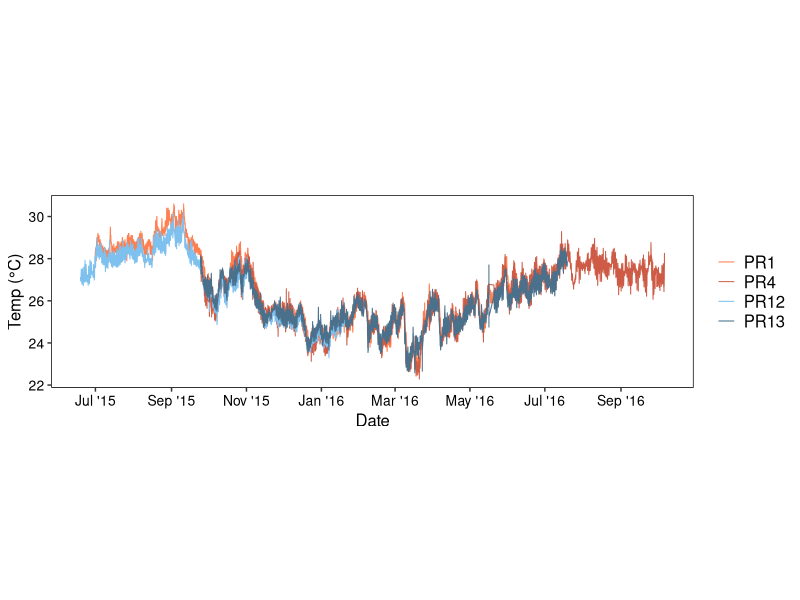
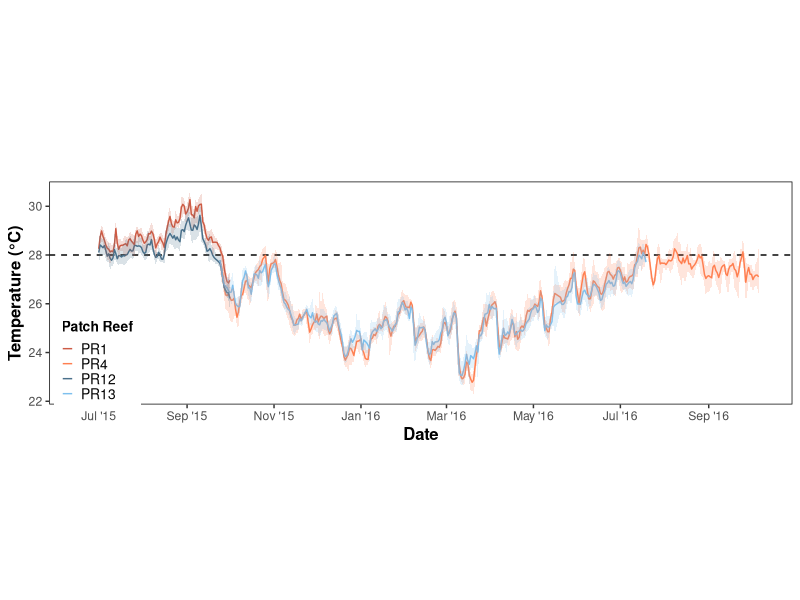
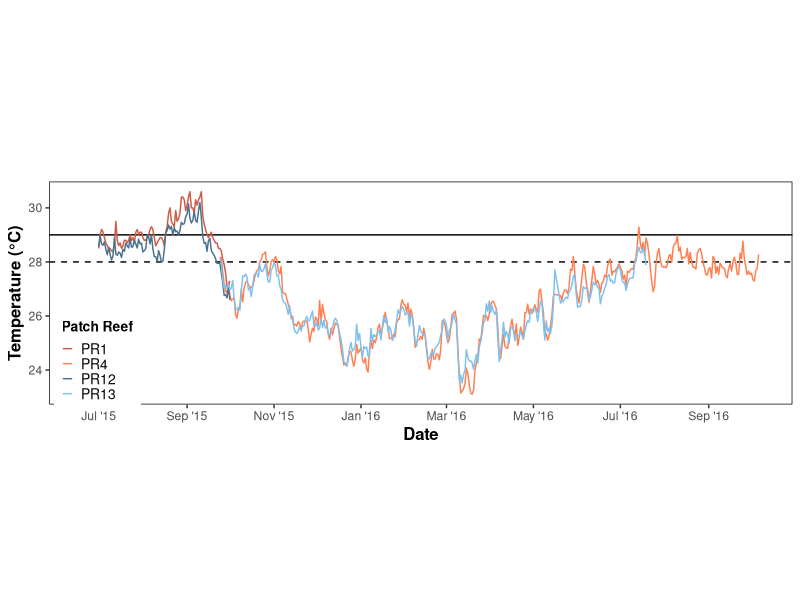
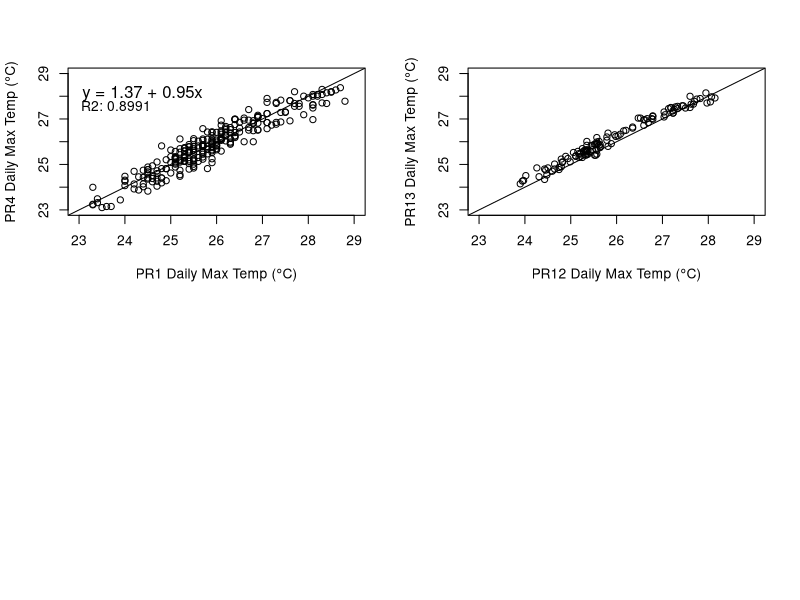

The R script that drew these images, in order: (Note: this script raises an error after producing the figures.)
# Set working directory and load necessary packages
setwd("~/Box/Barott lab/Data/RTE2016/B-NB Temp")
library(readr)
library(lubridate)
library(dplyr)
library(reshape2)
library(ggplot2)
library(scales)

# Import data
U22 <- read_csv("U22 Corrected.csv") 
Coconut <- read_csv("Mokuoloe1612480NOAA_July2015_2016.csv")
A12 <- read_csv("12A.csv")
B12 <- read_csv("12B.csv")

# Rename columns
names(U22) <- c("Date", "Time", "Time24", "InnerBay", "OuterBay")
names(Coconut) <- c("Date", "Time", "Time24", "InnerBay")
names(A12) <- c("Date", "Time", "Time24", "TempF", "TempC", "CorTempC")
names(B12) <- c("Date", "Time", "Time24", "TempF", "TempC", "CorTempC")

# Convert time to time format
U22$newTime <- as.POSIXct(U22$Time24, format = "%H:%M") 
U22$TimeFinal <- format(U22$newTime, "%H:%M") 
Coconut$newTime <- as.POSIXct(Coconut$Time24, format = "%H:%M") 
Coconut$TimeFinal <- format(Coconut$newTime, "%H:%M")
A12$newTime <- as.POSIXct(A12$Time24, format = "%H:%M") 
A12$TimeFinal <- format(A12$newTime, "%H:%M")
B12$newTime <- as.POSIXct(B12$Time24, format = "%H:%M") 
B12$TimeFinal <- format(B12$newTime, "%H:%M")

# Convert date to date format
U22$newDate <- as.Date(U22$Date, format = "%m/%d/%y")
Coconut$newDate <- as.Date(Coconut$Date, format = "%m/%d/%y")
A12$newDate <- as.Date(A12$Date, format = "%m/%d/%y")
B12$newDate <- as.Date(B12$Date, format = "%m/%d/%y")

# Merge date and time
U22$dttm <- as.POSIXct(paste(U22$newDate, U22$TimeFinal), format="%Y-%m-%d %H:%M") 
U22$dttm <- as_datetime(U22$dttm, tz = "America/New_York") 
Coconut$dttm <- as.POSIXct(paste(Coconut$newDate, Coconut$TimeFinal), format="%Y-%m-%d %H:%M") 
Coconut$dttm <- as_datetime(Coconut$dttm, tz = "America/New_York")  
A12$dttm <- as.POSIXct(paste(A12$newDate, A12$TimeFinal), format="%Y-%m-%d %H:%M") 
A12$dttm <- as_datetime(A12$dttm, tz = "America/New_York") 
B12$dttm <- as.POSIXct(paste(B12$newDate, B12$TimeFinal), format="%Y-%m-%d %H:%M") 
B12$dttm <- as_datetime(B12$dttm, tz = "America/New_York") 

# Assign group to continuous data
TimeDiff <- difftime(U22$dttm, lag(U22$dttm, default = U22$dttm[1]), units = "days")
U22$grp <- cumsum(ifelse(TimeDiff>2,1,0))
TimeDiff <- difftime(Coconut$dttm, lag(Coconut$dttm, default = Coconut$dttm[1]), units = "days")
Coconut$grp <- cumsum(ifelse(TimeDiff>2,1,0))
TimeDiff <- difftime(A12$dttm, lag(A12$dttm, default = A12$dttm[1]), units = "days")
A12$grp <- cumsum(ifelse(TimeDiff>2,1,0))
TimeDiff <- difftime(B12$dttm, lag(B12$dttm, default = B12$dttm[1]), units = "days")
B12$grp <- cumsum(ifelse(TimeDiff>2,1,0))

# Combine dataframes
AllLogs <- merge(merge(merge(Coconut, U22, by = "dttm", all = TRUE), A12, by = "dttm", all = TRUE), B12, by = "dttm", all = TRUE)
AllLogs <- AllLogs[ ,c(1,5,8:9,13:14,17:18,24,27:28,34,37:38)]
names(AllLogs) <- c("dttm", "PR1", "PR1Date", "PR1Group", "PR4", "PR13", "PR4Date", "PR4Group", "PR12", "PR12Date", "PR12Group", "B12", "B12Date", "B12Group")

# Structure data
Sub <- dplyr::select(AllLogs, dttm, PR1, PR4, PR12, PR13)
MeltSub <- melt(Sub, id.vars = c("dttm"))
MeltSub <- na.omit(MeltSub)

# Plot all hourly data
png("AllTemp.png", width = 200, height = 80, units = "mm", res = 500)
ggplot(MeltSub, aes(x = dttm, color = variable)) + 
  geom_line(aes(y = value), size = 0.35) +
  scale_color_manual(values = c("PR1" = "coral", "PR4" = "coral3", "PR12" = "skyblue2", "PR13" = "skyblue4")) +
  scale_x_datetime(labels = date_format("%b '%y"), date_breaks = "2 months") +
  theme(aspect.ratio = .3, axis.text=element_text(size=10, color = "black"), axis.title=element_text(size=12, color = "black"),
        panel.grid.major = element_blank(), panel.grid.minor = element_blank(), panel.background = element_blank(), 
        panel.border = element_rect(fill = NA), legend.title = element_blank(), legend.key = element_blank(), 
        legend.text = element_text(size = 12, color = "black"), legend.position = "right", legend.key.size = unit(0.5, "cm")) +
  scale_fill_manual(values=alpha(c("coral", "coral3", "skyblue2", "skyblue4")), name = "Patch Reef") + 
  labs(y = "Temp (°C)", x = "Date", color = "Patch Reef", title = "")
dev.off()

# All data daily mean +/- max and min
U22Mean <- cbind(aggregate(AllLogs$PR4, by=AllLogs["PR4Date"], FUN=mean, na.rm = TRUE), aggregate(AllLogs$PR4, by=AllLogs["PR4Date"], FUN=max, na.rm = TRUE), aggregate(AllLogs$PR4, by=AllLogs["PR4Date"], FUN=min, na.rm = TRUE),
                 aggregate(AllLogs$PR13, by=AllLogs["PR4Date"], FUN=mean, na.rm = TRUE), aggregate(AllLogs$PR13, by=AllLogs["PR4Date"], FUN=max, na.rm = TRUE), aggregate(AllLogs$PR13, by=AllLogs["PR4Date"], FUN=min, na.rm = TRUE))
U22Mean <- U22Mean[ ,c(1:2,4,6,8,10,12)]
names(U22Mean) <- c("Date", "PR4", "PR4Max", "PR4Min", "PR13", "PR13Max", "PR13Min")
HIMBMean <- cbind(aggregate(AllLogs$PR1, by=AllLogs["PR1Date"], FUN=mean, na.rm = TRUE), aggregate(AllLogs$PR1, by=AllLogs["PR1Date"], FUN=max, na.rm = TRUE), aggregate(AllLogs$PR1, by=AllLogs["PR1Date"], FUN=min, na.rm = TRUE))
HIMBMean <- HIMBMean[ ,c(1:2,4,6)]
names(HIMBMean) <- c("Date", "PR1", "PR1Max", "PR1Min")
A12Mean <- cbind(aggregate(AllLogs$PR12, by=AllLogs["PR12Date"], FUN=mean, na.rm = TRUE), aggregate(AllLogs$PR12, by=AllLogs["PR12Date"], FUN=max, na.rm = TRUE), aggregate(AllLogs$PR12, by=AllLogs["PR12Date"], FUN=min, na.rm = TRUE))
A12Mean <- A12Mean[ ,c(1:2,4,6)]
names(A12Mean) <- c("Date", "PR12", "PR12Max", "PR12Min")
AllMean <- merge(merge(HIMBMean, U22Mean, by = "Date", all = TRUE), A12Mean, by = "Date", all = TRUE)
is.na(AllMean) <- do.call(cbind,lapply(AllMean, is.infinite))

# Structure data
MeanSub <- dplyr::select(AllMean, Date, PR1, PR4, PR12, PR13)
MeanMelt <- melt(MeanSub, id.vars = c("Date"))
MeanMelt <- na.omit(MeanMelt)

MaxSub <- dplyr::select(AllMean, Date, PR1Max, PR4Max, PR12Max, PR13Max)
MaxMelt <- melt(MaxSub, id.vars = c("Date"))
MaxMelt <- na.omit(MaxMelt)

MinSub <- dplyr::select(AllMean, Date, PR1Min, PR4Min, PR12Min, PR13Min)
MinMelt <- melt(MinSub, id.vars = c("Date"))
MinMelt <- na.omit(MinMelt)

MeanMelt <- cbind(MeanMelt, MaxMelt, MinMelt)
MeanMelt <- MeanMelt[ ,c(1:3,6,9)]
names(MeanMelt) <- c("Date", "PR", "Mean", "Max", "Min")

# Ignore PR1/PR12 after 10-1 
MeanMelt <- subset(MeanMelt, Date >= "2015-07-01")
MeanMelt$Mean <- ifelse(MeanMelt$Date > "2015-10-01" & MeanMelt$PR == "PR1", NA, MeanMelt$Mean)
MeanMelt$Mean <- ifelse(MeanMelt$Date > "2015-10-01" & MeanMelt$PR == "PR12", NA, MeanMelt$Mean)
MeanMelt$Max <- ifelse(MeanMelt$Date > "2015-10-01" & MeanMelt$PR == "PR1", NA, MeanMelt$Max)
MeanMelt$Max <- ifelse(MeanMelt$Date > "2015-10-01" & MeanMelt$PR == "PR12", NA, MeanMelt$Max)
MeanMelt$Min <- ifelse(MeanMelt$Date > "2015-10-01" & MeanMelt$PR == "PR1", NA, MeanMelt$Min)
MeanMelt$Min <- ifelse(MeanMelt$Date > "2015-10-01" & MeanMelt$PR == "PR12", NA, MeanMelt$Min)

# Plot Daily Mean
png("MeanTemp.png", width = 200, height = 80, units = "mm", res = 500)
ggplot(MeanMelt, aes(x = Date, color = PR)) + 
  geom_hline(yintercept = 28, linetype = "dashed") +
  geom_line(aes(y = Mean), size = 0.5) +
  geom_ribbon(aes(ymin = Min, ymax = Max, fill = PR), alpha = 0.2, linetype = "blank") +
  scale_color_manual(values = c("PR1" = "coral3", "PR4" = "coral", "PR12" = "skyblue4", "PR13" = "skyblue2")) +
  scale_x_date(labels = date_format("%b '%y"), date_breaks = "2 months", limits = as.Date(c("2015-06-20", "2016-10-06"))) + 
  theme(aspect.ratio = .3, axis.title=element_text(size=12, color = "black", face = "bold"),
        panel.grid.major = element_blank(), panel.grid.minor = element_blank(), panel.background = element_blank(), 
        panel.border = element_rect(fill = NA), legend.title = element_text(size = 10, color = "black", face = "bold"), legend.key = element_blank(), 
        legend.text = element_text(size = 10, color = "black"), legend.position = c(0.065, 0.2), legend.key.size = unit(0.3, "cm")) +
  scale_fill_manual(values=alpha(c("coral3", "coral", "skyblue4", "skyblue2")), name = "Patch Reef") + 
  labs(y = "Temperature (°C)", x = "Date", color = "Patch Reef", title = "") +
  guides(color=guide_legend(override.aes=list(fill=NA)))
dev.off()

# plot Daily Max
png("MaxTemp.png", width = 200, height = 80, units = "mm", res = 500)
ggplot(MeanMelt, aes(x = Date, color = PR)) + 
  geom_hline(yintercept = 28, linetype = "dashed") +
  geom_hline(yintercept = 29) +
  geom_line(aes(y = Max), size = 0.5) +
  scale_color_manual(values = c("PR1" = "coral3", "PR4" = "coral", "PR12" = "skyblue4", "PR13" = "skyblue2")) +
  scale_x_date(labels = date_format("%b '%y"), date_breaks = "2 months", limits = as.Date(c("2015-06-20", "2016-10-06"))) + 
  scale_y_continuous(breaks = c(24,26,28,30)) +
  theme(aspect.ratio = .3, axis.title=element_text(size=12, color = "black", face = "bold"),
        panel.grid.major = element_blank(), panel.grid.minor = element_blank(), panel.background = element_blank(), 
        panel.border = element_rect(fill = NA), legend.title = element_text(size = 10, color = "black", face = "bold"), legend.key = element_blank(), 
        legend.text = element_text(size = 10, color = "black"), legend.position = c(0.065, 0.2), legend.key.size = unit(0.3, "cm")) +
  scale_fill_manual(values=alpha(c("coral3", "coral", "skyblue4", "skyblue2")), name = "Patch Reef") + 
  labs(y = "Temperature (°C)", x = "Date", color = "Patch Reef", title = "") +
  guides(color=guide_legend(override.aes=list(fill=NA)))
dev.off()

##### Stats ##### 
## BLEACH 
BleachMean <- subset(MeanMelt, Date <= "2015-10-01" & Date >= "2015-07-01")
BleachMean$Range <- BleachMean$Max - BleachMean$Min

BleachStats <- cbind(aggregate(BleachMean$Mean, by = BleachMean["PR"], FUN = mean, na.rm = TRUE),
                     aggregate(BleachMean$Max, by = BleachMean["PR"], FUN = mean, na.rm = TRUE),
                     aggregate(BleachMean$Min, by = BleachMean["PR"], FUN = mean, na.rm = TRUE),
                     aggregate(BleachMean$Mean, by = BleachMean["PR"], FUN = sd, na.rm = TRUE),
                     aggregate(BleachMean$Range, by = BleachMean["PR"], FUN = mean, na.rm = TRUE))
BleachStats <- BleachStats[, c(1:2,4,6,8,10)]
names(BleachStats) <- c("Reef", "Mean", "Max", "Min", "SD", "Range")

sum(BleachMean$Max >= 29 & BleachMean$PR == "PR1") # 46
sum(BleachMean$Max >= 29 & BleachMean$PR == "PR12") # 24

## RECOVERY 
Recov <- subset(MeanMelt, Date >= "2015-11-01" & Date <= "2016-02-01")
Recov$Range <- Recov$Max - Recov$Min

RecovStats <- cbind(aggregate(Recov$Mean, by = Recov["PR"], FUN = mean, na.rm = TRUE),
                     aggregate(Recov$Max, by = Recov["PR"], FUN = mean, na.rm = TRUE),
                     aggregate(Recov$Min, by = Recov["PR"], FUN = mean, na.rm = TRUE),
                     aggregate(Recov$Mean, by = Recov["PR"], FUN = sd, na.rm = TRUE),
                     aggregate(Recov$Range, by = Recov["PR"], FUN = mean, na.rm = TRUE))
RecovStats <- RecovStats[, c(1:2,4,6,8,10)]
names(RecovStats) <- c("Reef", "Mean", "Max", "Min", "SD", "Range")

# DHW
## PR1
Bleach <- subset(AllLogs, dttm <= "2015-10-01" & dttm >= "2015-07-01" & PR1 != "NA")
Bleach$Stress <- Bleach$PR1-28
DHWPR128 <- subset(Bleach, Stress >= 1)
DHWPR128$Stress <- floor(DHWPR128$Stress)
sum(DHWPR128$Stress)/168 # 5.839286 

## PR12
Bleach$Stress3 <- Bleach$PR12-28
DHWPR1228 <- subset(Bleach, Stress3 >= 1)
DHWPR1228$Stress3 <- floor(DHWPR1228$Stress3)
sum(DHWPR1228$Stress3)/168 # 1.77381 

# Mean daily max - Bleach
Bleach <- subset(AllMean, Date <= "2015-10-01" & Date >= "2015-07-01" & PR1 != "NA")
shapiro.test(Bleach$PR1Max) # p = 0.00087 < 0.05 -> non-normal
shapiro.test(Bleach$PR12Max) # p = 0.003879 < 0.05 -> non-normal
var.test(Bleach$PR1Max, Bleach$PR12Max) # p = 0.9523 > 0.05 -> equal variances
t.test(Bleach$PR1Max, Bleach$PR12Max, var.equal = T) # p = 4.599e-05 -> sig 
wilcox.test(Bleach$PR1Max, Bleach$PR12Max) # p = 1.477e-05 -> sig

# Mean daily min - Bleach
shapiro.test(Bleach$PR1Min) # p = 0.006793 < 0.05 -> non-normal
shapiro.test(Bleach$PR12Min) # p = 5.222e-05 < 0.05 -> non-normal
var.test(Bleach$PR1Min, Bleach$PR12Min) # p = .1464 > 0.05 -> equal variances
t.test(Bleach$PR1Min, Bleach$PR12Min, var.equal = T) # p = 3.828e-07 -> sig 
wilcox.test(Bleach$PR1Min, Bleach$PR12Min) # p = 5.449e-08 -> sig

# Mean daily range - Bleach
Bleach$PR1Range <- Bleach$PR1Max - Bleach$PR1Min
shapiro.test(Bleach$PR1Range) # p = 0.01125 > 0.05 -> normal
Bleach$PR12Range <- Bleach$PR12Max - Bleach$PR12Min
shapiro.test(Bleach$PR12Range) # p = 0.1532 > 0.05 -> normal
var.test(Bleach$PR1Range, Bleach$PR12Range) # p = 0.001481 < 0.05 -> non-equal variances
t.test(Bleach$PR1Range, Bleach$PR12Range, var.equal = F) # p = 0.03722 -> not sig 
wilcox.test(Bleach$PR1Range, Bleach$PR12Range) # p = 0.1188 -> not sig

# Mean daily max - Recov
Recov <- subset(AllMean, Date >= "2015-11-01" & Date <= "2016-02-01")
shapiro.test(Recov$PR1Max) # p = 5.508e-05 < 0.05 -> non-normal
shapiro.test(Recov$PR12Max) # p = 2.77e-05 < 0.05 -> non-normal
var.test(Recov$PR1Max, Recov$PR12Max) # p = 0.162 > 0.05 -> equal variances
t.test(Recov$PR1Max, Recov$PR12Max, var.equal = T) # p = 0.04698 -> not sig 
wilcox.test(Recov$PR1Max, Recov$PR12Max) # p = 0.02185 -> not sig
shapiro.test(Recov$PR4Max) # p = 0.001465 < 0.05 -> non-normal
shapiro.test(Recov$PR13Max) # p = 0.0008875 < 0.05 -> non-normal
var.test(Recov$PR4Max, Recov$PR13Max) # p = 0.02918 > 0.05 -> equal variances
t.test(Recov$PR4Max, Recov$PR13Max, var.equal = T) # p = 0.8119 -> not sig 
wilcox.test(Recov$PR4Max, Recov$PR13Max) # p = 0.5906 -> not sig

# Mean daily min - Recov
shapiro.test(Recov$PR1Min) # p = 0.000138 < 0.05 -> non-normal
shapiro.test(Recov$PR12Min) # p = 5.078e-05 < 0.05 -> non-normal
var.test(Recov$PR1Min, Recov$PR12Min) # p = 0.3962 > 0.05 -> equal variances
t.test(Recov$PR1Min, Recov$PR12Min, var.equal = T) # p = 0.04819 -> not sig 
wilcox.test(Recov$PR1Min, Recov$PR12Min) # p = 0.01969 -> not sig
shapiro.test(Recov$PR4Min) # p = 0.0005599 < 0.05 -> non-normal
shapiro.test(Recov$PR13Min) # p = 0.000358 < 0.05 -> non-normal
var.test(Recov$PR4Min, Recov$PR13Min) # p = 0.1416 > 0.05 -> equal variances
t.test(Recov$PR4Min, Recov$PR13Min, var.equal = T) # p = 0.2608 -> not sig 
wilcox.test(Recov$PR4Min, Recov$PR13Min) # p = 0.2152 -> not sig

# Mean daily range - Recov
Recov$PR1Range <- Recov$PR1Max - Recov$PR1Min
shapiro.test(Recov$PR1Range) # p = 0.09899 > 0.05 -> normal
Recov$PR12Range <- Recov$PR12Max - Recov$PR12Min
shapiro.test(Recov$PR12Range) # p = 0.0005528 < 0.05 -> non-normal
var.test(Recov$PR1Range, Recov$PR12Range) # p = 0.03293 > 0.05 -> equal variances
t.test(Recov$PR1Range, Recov$PR12Range, var.equal = T) # p = 0.9935 -> not sig 
wilcox.test(Recov$PR1Range, Recov$PR12Range) # p = 0.4455 -> not sig
Recov$PR4Range <- Recov$PR4Max - Recov$PR4Min
shapiro.test(Recov$PR4Range) # p = 0.0007276 < 0.05 -> non-normal
Recov$PR13Range <- Recov$PR13Max - Recov$PR13Min
shapiro.test(Recov$PR13Range) # p = 0.04107 < 0.05 -> non-normal
var.test(Recov$PR4Range, Recov$PR13Range) # p = 0.0001996 < 0.05 -> non-equal variances
t.test(Recov$PR4Range, Recov$PR13Range, var.equal = F) # p = 0.0.0103 -> not sig 
wilcox.test(Recov$PR4Range, Recov$PR13Range) # p = 0.01734 -> not sig

# Extract overlapping dates
png("scattercompare.png", width = 200, height = 200, units = "mm", res = 500)
par(mfrow = c(2,2))
OverlapInner <- subset(AllMean, (!is.na(AllMean$PR1Max)) & (!is.na(AllMean$PR4Max)))
plot(OverlapInner$PR1Max, OverlapInner$PR4Max, ylim = c(23, 29), xlim = c(23, 29), ylab = "PR4 Daily Max Temp (°C)", xlab = "PR1 Daily Max Temp (°C)")
abline(a = 0, b = 1)
fit <- lm(PR1Max ~ PR4Max, data = OverlapInner)
legend(22.5, 28.3, bty = "n", legend = paste("R2:",format(summary(fit)$adj.r.squared, digits=4)))
cf <- round(coef(fit), 2) 
eq <- paste0("y = ", cf[1],
             ifelse(sign(cf[2])==1, " + ", " - "), abs(cf[2]), "x")
mtext(eq, 3, line = -2, adj = 0.08)
OverlapOuter <- subset(AllMean, (!is.na(AllMean$PR12Max)) & (!is.na(AllMean$PR13Max)))
plot(OverlapInner$PR12Max, OverlapInner$PR13Max, ylim = c(23, 29), xlim = c(23, 29), ylab = "PR13 Daily Max Temp (°C)", xlab = "PR12 Daily Max Temp (°C)")
abline(a = 0, b = 1)
fit <- lm(PR12Max ~ PR13Max, data = OverOuter)
legend(22.5, 28.3, bty = "n", legend = paste("R2:",format(summary(fit)$adj.r.squared, digits=4)))
cf <- round(coef(fit), 2) 
eq <- paste0("y = ", cf[1],
             ifelse(sign(cf[2])==1, " + ", " - "), abs(cf[2]), "x")
mtext(eq, 3, line = -2, adj = 0.08)
plot(OverlapInner$PR1, OverlapInner$PR4, ylim = c(23, 29), xlim = c(23, 29), ylab = "PR4 Daily Mean Temp (°C)", xlab = "PR1 Daily Mean Temp (°C)")
abline(a = 0, b = 1)
fit <- lm(PR1 ~ PR4, data = OverlapInner)
legend(22.5, 28.3, bty = "n", legend = paste("R2:",format(summary(fit)$adj.r.squared, digits=4)))
cf <- round(coef(fit), 2) 
eq <- paste0("y = ", cf[1],
             ifelse(sign(cf[2])==1, " + ", " - "), abs(cf[2]), "x")
mtext(eq, 3, line = -2, adj = 0.08)
plot(OverlapInner$PR12, OverlapInner$PR13, ylim = c(23, 29), xlim = c(23, 29), ylab = "PR13 Daily Mean Temp (°C)", xlab = "PR12 Daily Mean Temp (°C)")
abline(a = 0, b = 1)
fit <- lm(PR12 ~ PR13, data = OverOuter)
legend(22.5, 28.3, bty = "n", legend = paste("R2:",format(summary(fit)$adj.r.squared, digits=4)))
cf <- round(coef(fit), 2) 
eq <- paste0("y = ", cf[1],
             ifelse(sign(cf[2])==1, " + ", " - "), abs(cf[2]), "x")
mtext(eq, 3, line = -2, adj = 0.08)
dev.off()



